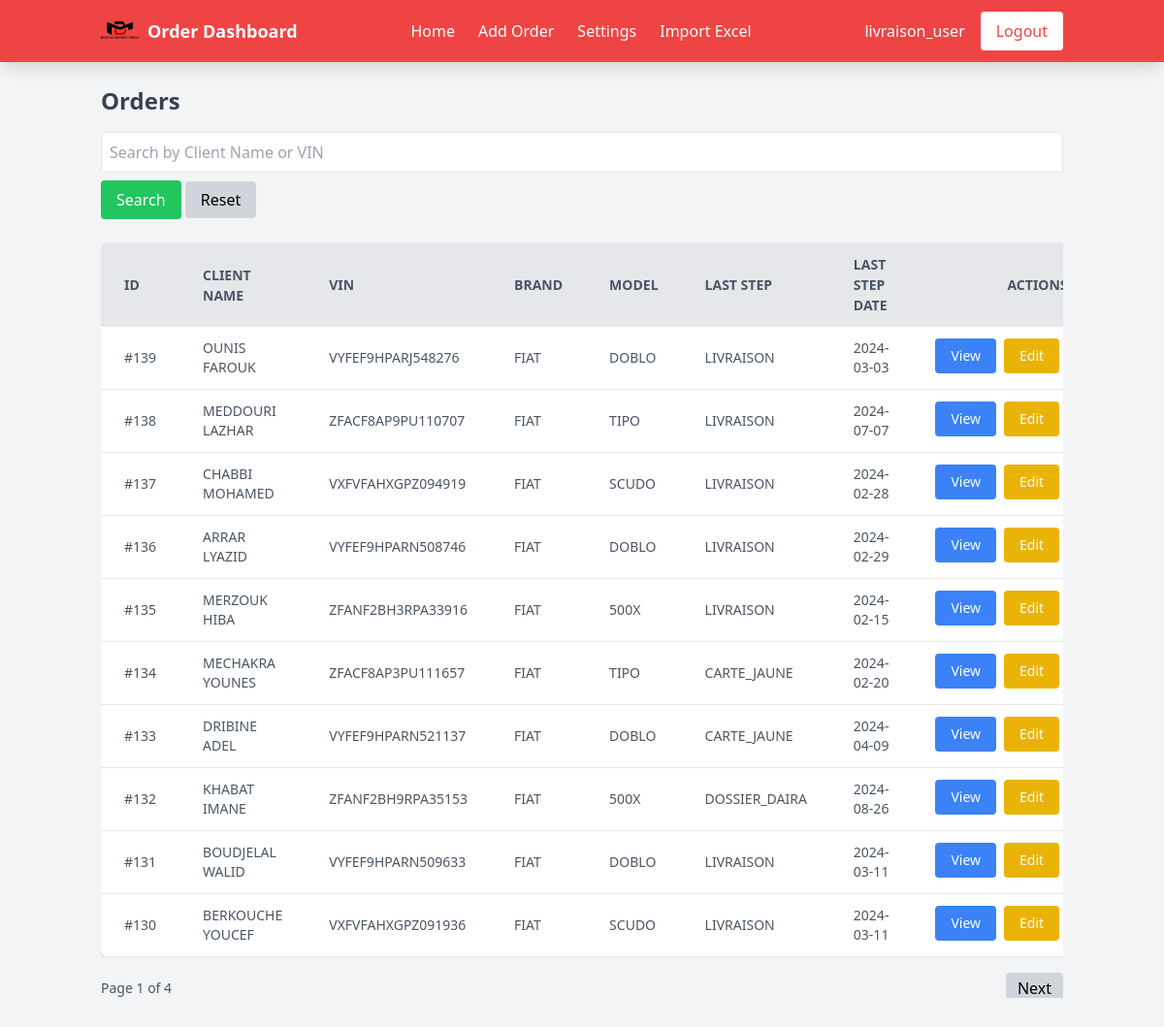
Screenshot of /index.php (signed in) with the database file from the repository.
### tables this page shows
CREATE TABLE `orders` (
  `id` int(11) NOT NULL,
  `client_name` varchar(100) NOT NULL,
  `vin` varchar(50) NOT NULL,
  `vehicle_type` varchar(50) NOT NULL,
  `vehicle_brand` varchar(50) NOT NULL,
  `vehicle_model` varchar(50) NOT NULL,
  `observation` text DEFAULT NULL,
  `last_step` varchar(50) DEFAULT NULL,
  `last_step_date` date DEFAULT NULL
);

### index.php (the view, shortened to what this page needs)
<?php
include 'db_connect.php';
$username = $_SESSION['username'] ?? 'User';
$limit = 10;
$page = isset($_GET['page']) ? (int)$_GET['page'] : 1;
$offset = ($page - 1) * $limit;
$searchTerm = $_GET['search'] ?? '';
$searchQuery = '';
$totalOrdersQuery = $mysqli->prepare("SELECT COUNT(*) AS total FROM orders $searchQuery");
$totalOrdersQuery->execute();
$totalOrders = $totalOrdersQuery->get_result()->fetch_assoc()['total'];
$totalPages = ceil($totalOrders / $limit);
$query = $mysqli->prepare("
    SELECT id, client_name, vin, vehicle_brand, vehicle_model, last_step, last_step_date
    FROM orders
    $searchQuery
    ORDER BY id DESC
    LIMIT ? OFFSET ?
");
if ($searchQuery) {
    $query->bind_param('ssii', $searchParam, $searchParam, $limit, $offset);
} else {
    $query->bind_param('ii', $limit, $offset);
}
$query->execute();
$result = $query->get_result();
?>
<!DOCTYPE html>
<html lang="en">
<head>
    <script src="https://cdn.tailwindcss.com"></script>
</head>
<body class="bg-gray-100">
    <nav class="bg-red-500 text-white shadow-lg">
        <div class="container mx-auto px-4 py-3 flex justify-between items-center">
            <div class="flex items-center">
                <img src="logo.png" alt="Logo" class="h-10 mr-2">
                <span class="text-lg font-semibold">Order Dashboard</span>
            </div>
            <ul class="flex space-x-6">
                <li><a href="index.php" class="hover:text-gray-300">Home</a></li>
                <li><a href="add_order.php" class="hover:text-gray-300">Add Order</a></li>
                <li><a href="settings.php" class="hover:text-gray-300">Settings</a></li>
                <li><a href="import_excel.php" class="hover:text-gray-300">Import Excel</a></li>
            </ul>
            <div class="flex items-center space-x-4">
                <span><?= htmlspecialchars($username) ?></span>
                <a href="logout.php" class="bg-white text-red-500 px-4 py-2 rounded hover:bg-gray-200">Logout</a>
            </div>
        </div>
    </nav>
    <div class="container mx-auto px-4 py-6">
        <h1 class="text-2xl font-bold text-gray-700 mb-4">Orders</h1>
        <form method="GET" class="mb-6">
            <input
                type="text"
                name="search"
                placeholder="Search by Client Name or VIN"
                value="<?= htmlspecialchars($searchTerm) ?>"
                class="w-full border rounded p-2 mb-2"
            >
            <button type="submit" class="bg-green-500 text-white py-2 px-4 rounded hover:bg-green-600">Search</button>
            <a href="index.php" class="bg-gray-300 text-black py-2 px-4 rounded hover:bg-gray-400">Reset</a>
        </form>
        <div class="overflow-x-auto">
            <table class="min-w-full bg-white shadow-md rounded-lg overflow-hidden">
                <thead class="bg-gray-200 text-gray-600 uppercase text-sm leading-normal">
                    <tr>
                        <th class="py-3 px-6 text-left">ID</th>
                        <th class="py-3 px-6 text-left">Client Name</th>
                        <th class="py-3 px-6 text-left">VIN</th>
                        <th class="py-3 px-6 text-left">Brand</th>
                        <th class="py-3 px-6 text-left">Model</th>
                        <th class="py-3 px-6 text-left">Last Step</th>
                        <th class="py-3 px-6 text-left">Last Step Date</th>
                        <th class="py-3 px-6 text-center">Actions</th>
                    </tr>
                </thead>
                <tbody class="text-gray-600 text-sm font-light">
                    <?php while ($row = $result->fetch_assoc()): ?>
                    <tr class="border-b border-gray-200 hover:bg-gray-100">
                        <td class="py-3 px-6 text-left">#<?= htmlspecialchars($row['id']) ?></td>
                        <td class="py-3 px-6 text-left"><?= htmlspecialchars($row['client_name']) ?></td>
                        <td class="py-3 px-6 text-left"><?= htmlspecialchars($row['vin']) ?></td>
                        <td class="py-3 px-6 text-left"><?= htmlspecialchars($row['vehicle_brand']) ?></td>
                        <td class="py-3 px-6 text-left"><?= htmlspecialchars($row['vehicle_model']) ?></td>
                        <td class="py-3 px-6 text-left"><?= htmlspecialchars($row['last_step'] ?? 'Not Set') ?></td>
                        <td class="py-3 px-6 text-left"><?= htmlspecialchars($row['last_step_date'] ?? 'Not Set') ?></td>
                        <td class="py-3 px-6 text-center flex justify-center items-center space-x-2">
                            <a href="order_detail_page.php?id=<?= $row['id'] ?>"
                               class="bg-blue-500 text-white px-4 py-2 rounded hover:bg-blue-600"
                               title="View Order">View</a>
                            <button onclick="openEditModal(<?= $row['id'] ?>, '<?= htmlspecialchars($row['client_name']) ?>', '<?= htmlspecialchars($row['vin']) ?>', '<?= htmlspecialchars($row['vehicle_brand']) ?>', '<?= htmlspecialchars($row['vehicle_model']) ?>')"
                                    class="bg-yellow-500 text-white px-4 py-2 rounded hover:bg-yellow-600"
                                    title="Edit Order">Edit</button>
                        </td>
                    </tr>
                    <?php endwhile; ?>
                </tbody>
            </table>
        </div>
        <div class="flex justify-between items-center mt-4">
            <span class="text-sm text-gray-600">Page <?= $page ?> of <?= $totalPages ?></span>
            <div class="flex space-x-2">
                <?php if ($page < $totalPages): ?>
                    <a href="?page=<?= $page + 1 ?>&search=<?= htmlspecialchars($searchTerm) ?>" class="bg-gray-300 px-3 py-1 rounded hover:bg-gray-400">Next</a>
                <?php endif; ?>
            </div>
        </div>
    </div>
</body>
</html>

### rows the page displays
orders: id "139", client_name "OUNIS FAROUK", vin "VYFEF9HPARJ548276", vehicle_brand "FIAT", vehicle_model "DOBLO", last_step "LIVRAISON", last_step_date "2024-03-03"
orders: id "138", client_name "MEDDOURI LAZHAR", vin "ZFACF8AP9PU110707", vehicle_brand "FIAT", vehicle_model "TIPO", last_step "LIVRAISON", last_step_date "2024-07-07"
orders: id "137", client_name "CHABBI MOHAMED", vin "VXFVFAHXGPZ094919", vehicle_brand "FIAT", vehicle_model "SCUDO", last_step "LIVRAISON", last_step_date "2024-02-28"
orders: id "136", client_name "ARRAR LYAZID", vin "VYFEF9HPARN508746", vehicle_brand "FIAT", vehicle_model "DOBLO", last_step "LIVRAISON", last_step_date "2024-02-29"
orders: id "135", client_name "MERZOUK HIBA", vin "ZFANF2BH3RPA33916", vehicle_brand "FIAT", vehicle_model "500X", last_step "LIVRAISON", last_step_date "2024-02-15"
orders: id "134", client_name "MECHAKRA YOUNES", vin "ZFACF8AP3PU111657", vehicle_brand "FIAT", vehicle_model "TIPO", last_step "CARTE_JAUNE", last_step_date "2024-02-20"
orders: id "133", client_name "DRIBINE ADEL", vin "VYFEF9HPARN521137", vehicle_brand "FIAT", vehicle_model "DOBLO", last_step "CARTE_JAUNE", last_step_date "2024-04-09"
orders: id "132", client_name "KHABAT IMANE", vin "ZFANF2BH9RPA35153", vehicle_brand "FIAT", vehicle_model "500X", last_step "DOSSIER_DAIRA", last_step_date "2024-08-26"
orders: id "131", client_name "BOUDJELAL WALID", vin "VYFEF9HPARN509633", vehicle_brand "FIAT", vehicle_model "DOBLO", last_step "LIVRAISON", last_step_date "2024-03-11"
orders: id "130", client_name "BERKOUCHE YOUCEF", vin "VXFVFAHXGPZ091936", vehicle_brand "FIAT", vehicle_model "SCUDO", last_step "LIVRAISON", last_step_date "2024-03-11"

### other values shown
$username "livraison_user"
$page "1"
$totalPages "4"
